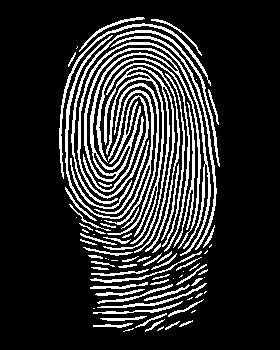
#> input picture minute_extractor/1.jpg, 280 x 350 px
$ python main.py
#> lines starting #> are read from the running program, lines starting #| are printed output that depends on the picture; after the words box and inside, x2 and y2 are one past the last pixel; in counts of white or black regions, pixels touching at a corner belong together
import cv2
import numpy as np
import skimage.morphology
from skimage.morphology import convex_hull_image, erosion
from skimage.morphology import square
import math

class MinutiaeFeature(object):
    def __init__(self, locX, locY, Orientation, Type):
        self.locX = locX;
        self.locY = locY;
        self.Orientation = Orientation;
        self.Type = Type;

class FingerprintFeatureExtractor(object):
    def __init__(self):
        self._mask = []
        self._skel = []
        self.minutiaeTerm = []
        self.minutiaeBif = []

    def __skeletonize(self, img):
        img = np.uint8(img > 128)
        self._skel = skimage.morphology.skeletonize(img)
        self._skel = np.uint8(self._skel) * 255
        self._mask = img * 255

    def __computeAngle(self, block, minutiaeType):
        angle = []
        (blkRows, blkCols) = np.shape(block);
        CenterX, CenterY = (blkRows - 1) / 2, (blkCols - 1) / 2
        if (minutiaeType.lower() == 'termination'):
            sumVal = 0;
            for i in range(blkRows):
                for j in range(blkCols):
                    if ((i == 0 or i == blkRows - 1 or j == 0 or j == blkCols - 1) and block[i][j] != 0):
                        angle.append(-math.degrees(math.atan2(i - CenterY, j - CenterX)))
                        sumVal += 1
                        if (sumVal > 1):
                            angle.append(float('nan'))
            return (angle)

        elif (minutiaeType.lower() == 'bifurcation'):
            (blkRows, blkCols) = np.shape(block);
            CenterX, CenterY = (blkRows - 1) / 2, (blkCols - 1) / 2
            angle = []
            sumVal = 0;
            for i in range(blkRows):
                for j in range(blkCols):
                    if ((i == 0 or i == blkRows - 1 or j == 0 or j == blkCols - 1) and block[i][j] != 0):
                        angle.append(-math.degrees(math.atan2(i - CenterY, j - CenterX)))
                        sumVal += 1
            if (sumVal != 3):
                angle.append(float('nan'))
            return (angle)

    def __getTerminationBifurcation(self):
        self._skel = self._skel == 255;
        (rows, cols) = self._skel.shape;
        self.minutiaeTerm = np.zeros(self._skel.shape);
        self.minutiaeBif = np.zeros(self._skel.shape);

        for i in range(1, rows - 1):
            for j in range(1, cols - 1):
                if (self._skel[i][j] == 1):
                    block = self._skel[i - 1:i + 2, j - 1:j + 2];
                    block_val = np.sum(block);
                    if (block_val == 2):
                        self.minutiaeTerm[i, j] = 1;
                    elif (block_val == 4):
                        self.minutiaeBif[i, j] = 1;

        self._mask = convex_hull_image(self._mask > 0)
        self._mask = erosion(self._mask, square(5))  # Structuing element for mask erosion = square(5)
        self.minutiaeTerm = np.uint8(self._mask) * self.minutiaeTerm

    def __removeSpuriousMinutiae(self, minutiaeList, img, thresh):
        img = img * 0;
        SpuriousMin = [];
        numPoints = len(minutiaeList);
        D = np.zeros((numPoints, numPoints))
        for i in range(1,numPoints):
            for j in range(0, i):
                (X1,Y1) = minutiaeList[i]['centroid']
                (X2,Y2) = minutiaeList[j]['centroid']

                dist = np.sqrt((X2-X1)**2 + (Y2-Y1)**2);
                D[i][j] = dist
                if(dist < thresh):
                    SpuriousMin.append(i)
                    SpuriousMin.append(j)

        SpuriousMin = np.unique(SpuriousMin)
        for i in range(0,numPoints):
            if(not i in SpuriousMin):
                (X,Y) = np.int16(minutiaeList[i]['centroid']);
                img[X,Y] = 1;

        img = np.uint8(img);
        return(img)

    def __cleanMinutiae(self, img):
        self.minutiaeTerm = skimage.measure.label(self.minutiaeTerm, connectivity=2);
        RP = skimage.measure.regionprops(self.minutiaeTerm)
        self.minutiaeTerm = self.__removeSpuriousMinutiae(RP, np.uint8(img), 10);

    def __performFeatureExtraction(self):
        FeaturesTerm = []
        self.minutiaeTerm = skimage.measure.label(self.minutiaeTerm, connectivity=2);
        RP = skimage.measure.regionprops(np.uint8(self.minutiaeTerm))

        WindowSize = 2  # --> For Termination, the block size must can be 3x3, or 5x5. Hence the window selected is 1 or 2
        FeaturesTerm = []
        for num, i in enumerate(RP):
            (row, col) = np.int16(np.round(i['Centroid']))
            block = self._skel[row - WindowSize:row + WindowSize + 1, col - WindowSize:col + WindowSize + 1]
            angle = self.__computeAngle(block, 'Termination')
            if(len(angle) == 1):
                FeaturesTerm.append(MinutiaeFeature(row, col, angle, 'Termination'))

        FeaturesBif = []
        self.minutiaeBif = skimage.measure.label(self.minutiaeBif, connectivity=2);
        RP = skimage.measure.regionprops(np.uint8(self.minutiaeBif))
        WindowSize = 1  # --> For Bifurcation, the block size must be 3x3. Hence the window selected is 1
        for i in RP:
            (row, col) = np.int16(np.round(i['Centroid']))
            block = self._skel[row - WindowSize:row + WindowSize + 1, col - WindowSize:col + WindowSize + 1]
            angle = self.__computeAngle(block, 'Bifurcation')
            if(len(angle) == 3):
                FeaturesBif.append(MinutiaeFeature(row, col, angle, 'Bifurcation'))
        return (FeaturesTerm, FeaturesBif)

    def extractMinutiaeFeatures(self, img):
        self.__skeletonize(img)

        self.__getTerminationBifurcation()

        self.__cleanMinutiae(img)

        FeaturesTerm, FeaturesBif = self.__performFeatureExtraction()
        return(FeaturesTerm, FeaturesBif)

    def showResults(self):
        BifLabel = skimage.measure.label(self.minutiaeBif, connectivity=2);
        TermLabel = skimage.measure.label(self.minutiaeTerm, connectivity=2);

        minutiaeBif = TermLabel * 0;
        minutiaeTerm = BifLabel * 0;

        (rows, cols) = self._skel.shape
        DispImg = np.zeros((rows, cols, 3), np.uint8)
        DispImg[:, :, 0] = 255*self._skel;
        DispImg[:, :, 1] = 255*self._skel;
        DispImg[:, :, 2] = 255*self._skel;

        RP = skimage.measure.regionprops(BifLabel)
        for idx, i in enumerate(RP):
            (row, col) = np.int16(np.round(i['Centroid']))
            minutiaeBif[row, col] = 1;
            (rr, cc) = skimage.draw.circle_perimeter(row, col, 3);
            skimage.draw.set_color(DispImg, (rr, cc), (255, 0, 0));

        RP = skimage.measure.regionprops(TermLabel)
        for idx, i in enumerate(RP):
            (row, col) = np.int16(np.round(i['Centroid']))
            minutiaeTerm[row, col] = 1;
            (rr, cc) = skimage.draw.circle_perimeter(row, col, 3);
            skimage.draw.set_color(DispImg, (rr, cc), (0, 0, 255));

        cv2.imshow('a', DispImg);
        cv2.waitKey(0)


def extract_minutiae_features(img, showResult=False):
    feature_extractor = FingerprintFeatureExtractor()
    FeaturesTerm, FeaturesBif = feature_extractor.extractMinutiaeFeatures(img)

    if(showResult):
        feature_extractor.showResults()

    return(FeaturesTerm, FeaturesBif)


if __name__ == '__main__':
    img = cv2.imread('1.jpg', 0)
#> img is the input picture: shape (350, 280); min 0, max 255, mean 45.3
    FeaturesTerminations, FeaturesBifurcations = extract_minutiae_features(img, showResult=True)
#> in __skeletonize, `img = np.uint8(img > 128)`: img: shape (350, 280); values 0 (black) and 1 (white), 17.6% white in thin lines or dots, all inside (x1, y1, x2, y2) = (59, 17, 220, 332)
#> in __skeletonize, `self._skel = skimage.morphology.skeletonize(img)`:
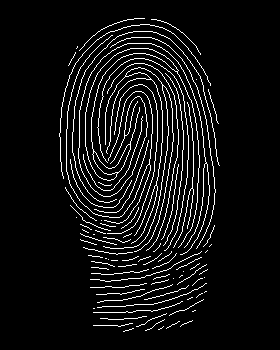
#> self._skel: shape (350, 280) bool; 7% white in thin lines or dots, all inside (x1, y1, x2, y2) = (59, 18, 220, 332)
#> after the loop in __getTerminationBifurcation, `for i in range(1, rows - 1):`:
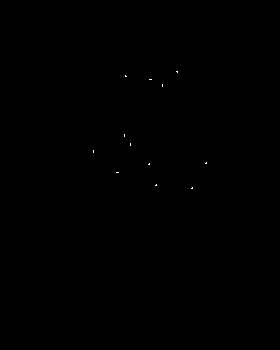
#> self.minutiaeBif: shape (350, 280) float64; values 0 (black) and 1 (white), 0.04% white in thin lines or dots, all inside (x1, y1, x2, y2) = (93, 71, 207, 189)
#> after the loop in __getTerminationBifurcation, `for i in range(1, rows - 1):`:
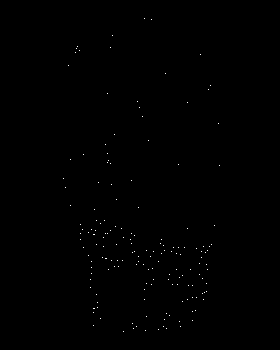
#> self.minutiaeTerm: shape (350, 280) float64; values 0 (black) and 1 (white), 0.17% white in thin lines or dots, all inside (x1, y1, x2, y2) = (63, 18, 220, 332)
#> in __getTerminationBifurcation, `self._mask = convex_hull_image(self._mask > 0)`: self._mask: shape (350, 280) bool; 43.2% white; 1 white region, box (x1, y1, x2, y2) and area: (59, 17, 220, 332) 42356
#> in __getTerminationBifurcation, `self._mask = erosion(self._mask, square(5))`:
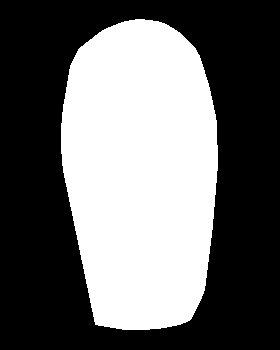
#> self._mask: shape (350, 280) bool; 41.3% white; 1 white region, box (x1, y1, x2, y2) and area: (61, 19, 218, 330) 40468
#> in __getTerminationBifurcation, `self.minutiaeTerm = np.uint8(self._mask) * self.minutiaeTerm`: self.minutiaeTerm: shape (350, 280) float64; values 0 (black) and 1 (white), 0.15% white in thin lines or dots, all inside (x1, y1, x2, y2) = (70, 35, 210, 329)
#> in __cleanMinutiae, `self.minutiaeTerm = skimage.measure.label(self.minutiaeTerm, connectiv..`: self.minutiaeTerm: shape (350, 280) int64; 141 distinct labels, from 0 to 140
#> in __cleanMinutiae, `RP = skimage.measure.regionprops(self.minutiaeTerm)`: RP = 140 regions; largest, box (x1, y1, x2, y2) and area: (93, 234, 95, 235) 2, (105, 258, 107, 259) 2, (93, 308, 95, 309) 2, (112, 35, 113, 36) 1, (110, 47, 111, 48) 1
#> in __removeSpuriousMinutiae, `img = img * 0;`: img: shape (350, 280); every value is 0
#> in __removeSpuriousMinutiae, `numPoints = len(minutiaeList);`: numPoints = 140
#> after the loop in __removeSpuriousMinutiae, `for i in range(1,numPoints):`:
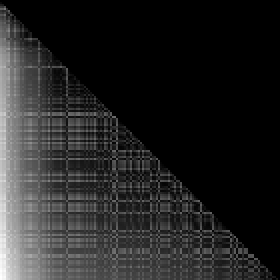
#> D: shape (140, 140) float64 (shown 2 times larger); min 0, max 295.4, mean 43.1; drawn with min black and max white
#> after the loop in __removeSpuriousMinutiae, `for i in range(1,numPoints):`: SpuriousMin = 332 values, max 139 at index 328, min 6 at index 1, mean 73.37
#> in __removeSpuriousMinutiae, `SpuriousMin = np.unique(SpuriousMin)`: SpuriousMin = 116 values from 6 to 139
#> the loop in __removeSpuriousMinutiae, `for i in range(0,numPoints):` made 140 passes
#> (X, Y) on passes 1, 2, 3, 4, 5, 6, 8, 11, 12, 15, 16, 20: (35, 112), (47, 110), (50, 79), (73, 165), (89, 208), (93, 107), (102, 187), (134, 114), (140, 148), (154, 83), (159, 70), (164, 178)
#> after the loop in __removeSpuriousMinutiae, `for i in range(0,numPoints):`: img: shape (350, 280); values 0 (black) and 1 (white), 0.02% white in thin lines or dots, all inside (x1, y1, x2, y2) = (70, 35, 209, 322)
#> in __performFeatureExtraction, `self.minutiaeTerm = skimage.measure.label(self.minutiaeTerm, connectiv..`: self.minutiaeTerm: shape (350, 280) int64; 25 distinct labels, from 0 to 24
#> in __performFeatureExtraction, `RP = skimage.measure.regionprops(np.uint8(self.minutiaeTerm))`: RP = 24 regions; largest, box (x1, y1, x2, y2) and area: (112, 35, 113, 36) 1, (110, 47, 111, 48) 1, (79, 50, 80, 51) 1, (165, 73, 166, 74) 1, (208, 89, 209, 90) 1
#> the loop in __performFeatureExtraction, `for num, i in enumerate(RP):` made 24 passes
#> (row, col) on passes 1 to 12: (35, 112), (47, 110), (50, 79), (73, 165), (89, 208), (93, 107), (102, 187), (134, 114), (140, 148), (154, 83), (159, 70), (164, 178)
#> (row, col) on pass 18: (207, 138)
#> after the loop in __performFeatureExtraction, `for num, i in enumerate(RP):`: FeaturesTerm = 23 items
#> in __performFeatureExtraction, `self.minutiaeBif = skimage.measure.label(self.minutiaeBif, connectivit..`: self.minutiaeBif: shape (350, 280) int64; 13 distinct labels, from 0 to 12
#> in __performFeatureExtraction, `RP = skimage.measure.regionprops(np.uint8(self.minutiaeBif))`: RP = 12 regions; largest, box (x1, y1, x2, y2) and area: (176, 71, 178, 73) 3, (125, 75, 127, 77) 3, (149, 79, 152, 80) 3, (162, 84, 163, 87) 3, (124, 134, 125, 137) 3
#> the loop in __performFeatureExtraction, `for i in RP:` made 12 passes
#> (row, col) on passes 1 to 12: (71, 177), (76, 125), (79, 150), (85, 162), (135, 124), (144, 130), (151, 93), (163, 206), (164, 149), (172, 117), (185, 156), (188, 192)
#> after the loop in __performFeatureExtraction, `for i in RP:`: FeaturesBif = 12 items
#> in extractMinutiaeFeatures, `FeaturesTerm, FeaturesBif = self.__performFeatureExtraction()`: FeaturesTerm = 23 items; FeaturesBif = 12 items
#> in extract_minutiae_features, `FeaturesTerm, FeaturesBif = feature_extractor.extractMinutiaeFeatures(..`: FeaturesTerm = 23 items; FeaturesBif = 12 items
#> in showResults, `minutiaeBif = TermLabel * 0;`: minutiaeBif: shape (350, 280) int64; every value is 0
#> the loop in showResults, `for idx, i in enumerate(RP):` made 12 passes
#> (row, col) on passes 1 to 12: (71, 177), (76, 125), (79, 150), (85, 162), (135, 124), (144, 130), (151, 93), (163, 206), (164, 149), (172, 117), (185, 156), (188, 192)
#> after the loop in showResults, `for idx, i in enumerate(RP):`:
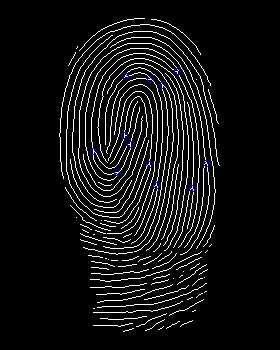
#> DispImg: shape (350, 280, 3); mean of channels 0, 1, 2 18.2, 17.7, 17.7; drawn as B, G, R
#> in showResults, `RP = skimage.measure.regionprops(TermLabel)`: RP = 24 regions; largest, box (x1, y1, x2, y2) and area: (112, 35, 113, 36) 1, (110, 47, 111, 48) 1, (79, 50, 80, 51) 1, (165, 73, 166, 74) 1, (208, 89, 209, 90) 1
#> the loop in showResults, `for idx, i in enumerate(RP):` made 24 passes
#> after the loop in showResults, `for idx, i in enumerate(RP):`:
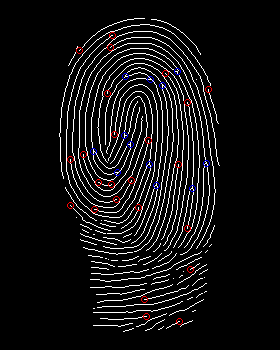
#> DispImg: shape (350, 280, 3); 0.39% of pixels changed, all inside (x1, y1, x2, y2) = (67, 32, 212, 325); drawn as B, G, R
#> FeaturesTerminations = 23 items; FeaturesBifurcations = 12 items
